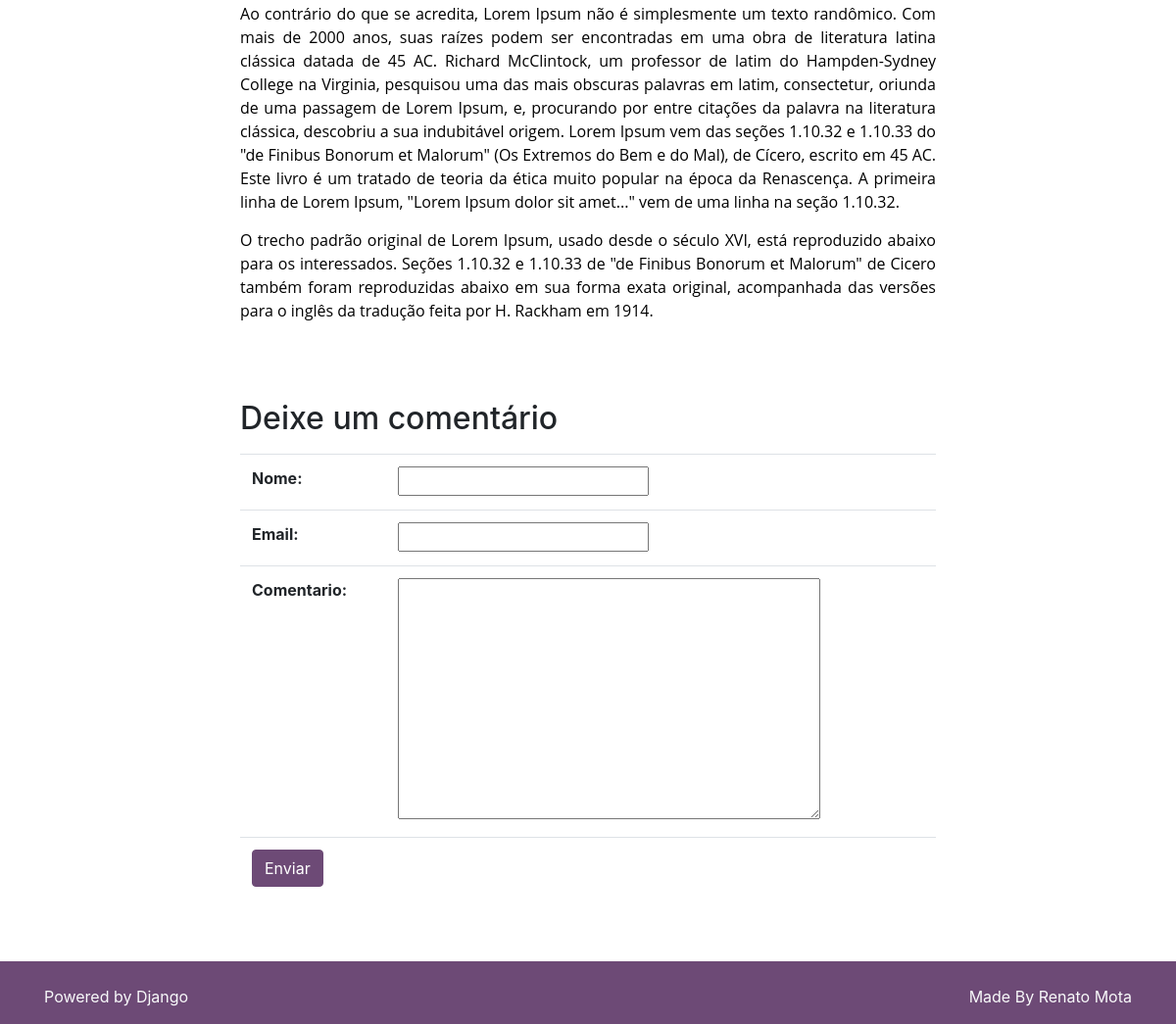
The page /post/5 (lower part) on the database as committed earlier.
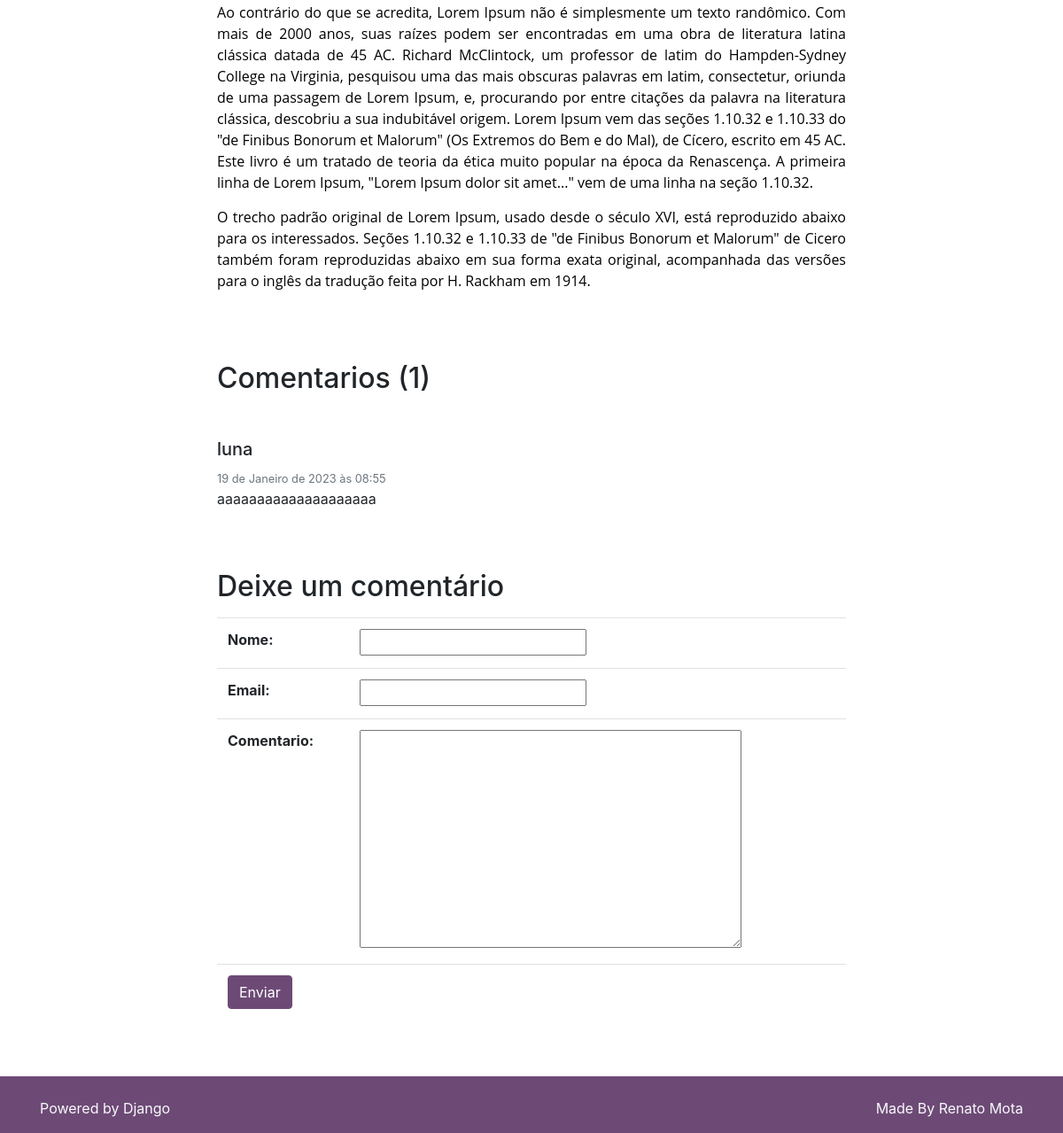
The same page on the database as committed later.
### posts/models.py (models this page shows, shortened)
class Post(models.Model):
  titulo_post = models.CharField(max_length=255, verbose_name= 'Titulo')
  autor_post = models.ForeignKey(User, on_delete=models.DO_NOTHING, verbose_name= 'Autor')
  data_post = models.DateTimeField(default=timezone.now, verbose_name= 'Data de Publicação')
  conteudo_post = models.TextField(verbose_name= 'Conteudo')
  excerto_post = models.TextField(verbose_name= 'Excerto')
  categoria_post = models.ForeignKey(Categoria, on_delete=models.DO_NOTHING, blank=True, verbose_name= 'Categoria')
  imagem_post = models.ImageField(upload_to='post_img/%Y/%m/%d',blank= True, verbose_name= 'Imagem')
  publicado_post = models.BooleanField(default=False, verbose_name= 'Publicado')

### comentarios/models.py (models this page shows, shortened)
class Comentario(models.Model):
  nome_comentario = models.CharField(max_length=150, verbose_name= 'Nome')
  email_comentario = models.EmailField(verbose_name= 'Email')
  comentario = models.TextField(verbose_name= 'Comentario')
  post_comentario = models.ForeignKey(Post, on_delete=models.CASCADE,verbose_name= 'Post')
  usuario_comentario = models.ForeignKey(User, on_delete=models.DO_NOTHING, blank=True, null=True)
  data_comentario = models.DateTimeField(default=timezone.now, verbose_name= 'Data de Publicação')
  publicado_comentario = models.BooleanField(default=False, verbose_name= 'Publicado')

### posts/views.py (the view, shortened to what this page needs)
# urls.py: path('post/<int:pk>', views.PostDetalhes.as_view(), name = 'post_detalhes'),
class PostDetalhes(UpdateView):
  template_name = 'posts/post_detalhes.html'
  model = Post
  form_class = FormComentario
  context_object_name = 'post'
  def get_context_data(self, **kwargs):
    context = super().get_context_data(**kwargs)
    post = self.get_object()
    comentarios = Comentario.objects.filter(publicado_comentario=True, post_comentario=post.id)
    context['comentarios'] = comentarios
    return context

### comentarios/forms.py (shortened to what this page needs)
class FormComentario(ModelForm):
  class Meta:
    model = Comentario
    fields = ('nome_comentario', 'email_comentario', 'comentario')

### categorias/models.py (called while the page is built)
  def __str__(self):
    return self.nome_cat

### posts/templates/posts/post_detalhes.html (shortened to what this page needs)
{% extends 'base.html' %}
{% block conteudo %}
<div class="container">
  <div class="row pt-5">
      <div class="col-xl"></div>
      <div class="col-xl-8">
          {{ post.conteudo_post | safe }}
      </div>
      <div class="col-xl"></div>
  </div>
  {% if comentarios.count > 0 %}
  <div class="row pt-5">
    <div class="col-xl"></div>
    <div class="col-xl-8">
        <h2 class="my-3">Comentarios ({{ comentarios.count }})</h2>
        {% for comentario in comentarios %}
        <h5 class="mb-2 mt-5">{{ comentario.nome_comentario }}</h5>
        <small class="text-muted">{{ comentario.data_comentario}}</small>
        <p class="mb-1">{{ comentario.comentario }}</p>
        {% endfor %}
    </div>
    <div class="col-xl"></div>
  </div>
  {% endif %}
  <div class="row pt-5">
      <div class="col-xl"></div>
      <div class="col-xl-8">
          <h2 class="my-3">Deixe um comentário</h2>
          <form method="POST" action="#envia_comentario">
              <table class="table">
                  {{ form }}
                  <tr>
                      <td colspan="2">
                          <input id="envia_comentario" type="submit" class="btn btn-primary"
                              value="Enviar">
                      </td>
                  </tr>
              </table>
          </form>
      </div>
      <div class="col-xl"></div>
  </div>
</div>
{% endblock %}

### templates/base.html (shortened to what this page needs)
<!DOCTYPE html>
<html lang="pt">
<head>
    {% include 'parciais/_head.html' %}
</head>
<body>
<div class="container">
    <div class="row">
        <div class="col-lg-12">
            {% block conteudo %}{% endblock %}
        </div>
    </div>
</div>
{% include 'parciais/_footer.html' %}
</body>
</html>

### templates/parciais/_head.html (shortened to what this page needs)
  {% load static %}
  <link href="{% static 'vendor/bootstrap/css/bootstrap.min.css' %}" rel="stylesheet">
  <link href="{% static 'vendor/bootstrap/css/theme_1564087106285.css' %}" rel="stylesheet">

### templates/parciais/_nav.html (shortened to what this page needs)
{% load static %}

### templates/parciais/_footer.html (shortened to what this page needs)
{% load static %}
<footer class="bg-primary text-light">
  <div class="container navbar-dark pt-4 mt-5">
      <div class="row">
          <div class="col">
              <p class="text-left">Powered by Django</p>
          </div>
          <div class="col">
              <p class="text-right">Made By Renato Mota</p>
          </div>
      </div>
  </div>
</footer>

Rows that differ between the two databases and show on the page:
added Comentario: nome_comentario "luna", data_comentario "19 de Janeiro de 2023 às 08:55", comentario "aaaaaaaaaaaaaaaaaaaa"
Other text that changed with them:
{{ comentarios.count }}: (not shown) → "1"
text now shown: "Comentarios ( )"
